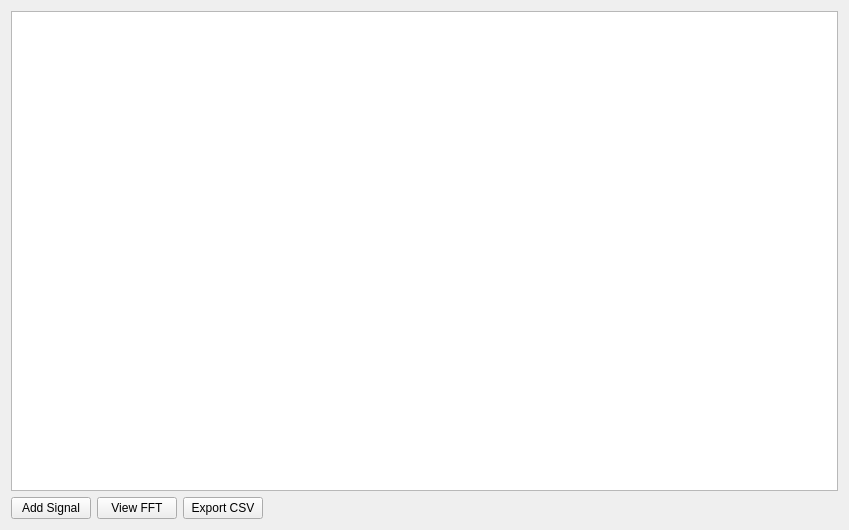
<?xml version="1.0" encoding="UTF-8"?>
<ui version="4.0">
 <class>PlotWindow</class>
 <widget class="QWidget" name="PlotWindow">
  <property name="geometry">
   <rect>
    <x>0</x>
    <y>0</y>
    <width>849</width>
    <height>530</height>
   </rect>
  </property>
  <property name="windowTitle">
   <string>PlotWindow</string>
  </property>
  <layout class="QGridLayout" name="gridLayout">
   <item row="0" column="0">
    <layout class="QVBoxLayout" name="verticalLayout">
     <item>
      <widget class="PlotWidget" name="PlotView"/>
     </item>
     <item>
      <layout class="QHBoxLayout" name="horizontalLayout">
       <item>
        <widget class="QPushButton" name="pushButtonAddSignal">
         <property name="text">
          <string>Add Signal</string>
         </property>
        </widget>
       </item>
       <item>
        <widget class="QPushButton" name="pushButtonViewFFT">
         <property name="text">
          <string>View FFT</string>
         </property>
        </widget>
       </item>
       <item>
        <widget class="QPushButton" name="pushButtonExportCSV">
         <property name="text">
          <string>Export CSV</string>
         </property>
        </widget>
       </item>
       <item>
        <spacer name="horizontalSpacer">
         <property name="orientation">
          <enum>Qt::Horizontal</enum>
         </property>
         <property name="sizeHint" stdset="0">
          <size>
           <width>40</width>
           <height>20</height>
          </size>
         </property>
        </spacer>
       </item>
      </layout>
     </item>
    </layout>
   </item>
  </layout>
 </widget>
 <customwidgets>
  <customwidget>
   <class>PlotWidget</class>
   <extends>QGraphicsView</extends>
   <header>pyqtgraph.h</header>
  </customwidget>
 </customwidgets>
 <resources/>
 <connections/>
</ui>
